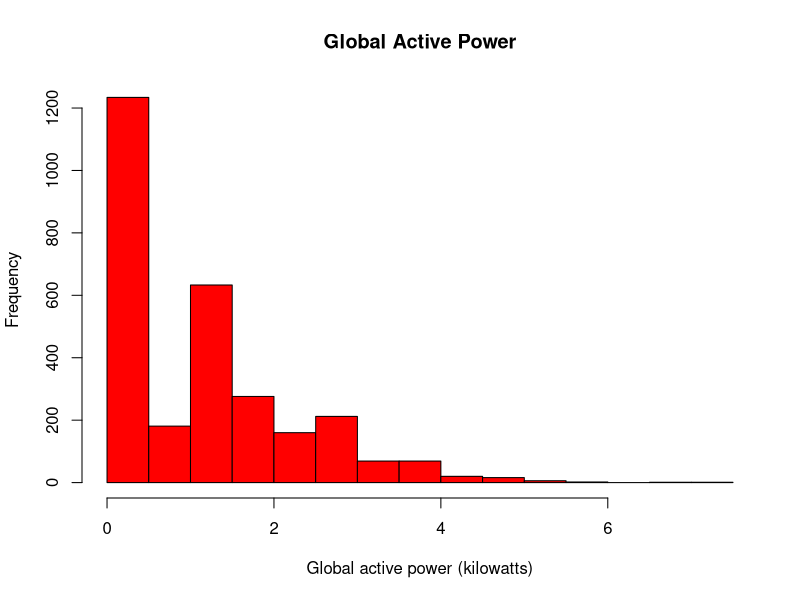

Recreate this plot in R.
getwd()
setwd("/home/nitin/Documents/ebooks/Onlinecourses/ExploratoryDataAnalysis/Project1")
##data <- read.csv("household_power_consumption.txt",header = TRUE,sep=";")

##Executed from unix shell to filter records. 
##The command below creates a file with records from feb month and date 1 and 2
#grep '^[1|2]\/2\/2007' household_power_consumption.txt > myfile.txt

data <- read.csv("myfile.txt",header = TRUE,sep=";")

## Append a new column : datetime which contains concatenated date and time.
data$datetime <- paste(data$Date,data$Time,sep=' ')

## Convert the newly added field to datetime.
data[,"datetime"] <- as.POSIXct(strptime(data[,"datetime"],format="%d/%m/%Y %H:%M:%S"))

png("Plot1.png")
## Generate Plot 1
h<-hist(data$Global_active_power,xlab = "Global active power (kilowatts)", ylab = "Frequency",
        col="RED",main="Global Active Power")
dev.off()

